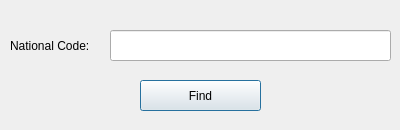
<?xml version="1.0" encoding="UTF-8"?>
<ui version="4.0">
 <class>findLibrarianForm</class>
 <widget class="QDialog" name="findLibrarianForm">
  <property name="geometry">
   <rect>
    <x>0</x>
    <y>0</y>
    <width>400</width>
    <height>130</height>
   </rect>
  </property>
  <property name="windowTitle">
   <string>Find User</string>
  </property>
  <widget class="QLineEdit" name="nationalCodeTxt">
   <property name="geometry">
    <rect>
     <x>110</x>
     <y>30</y>
     <width>281</width>
     <height>31</height>
    </rect>
   </property>
  </widget>
  <widget class="QLabel" name="label">
   <property name="geometry">
    <rect>
     <x>10</x>
     <y>30</y>
     <width>101</width>
     <height>31</height>
    </rect>
   </property>
   <property name="text">
    <string>National Code:</string>
   </property>
  </widget>
  <widget class="QPushButton" name="findBtn">
   <property name="geometry">
    <rect>
     <x>140</x>
     <y>80</y>
     <width>121</width>
     <height>31</height>
    </rect>
   </property>
   <property name="text">
    <string>Find</string>
   </property>
  </widget>
 </widget>
 <resources/>
 <connections/>
</ui>
